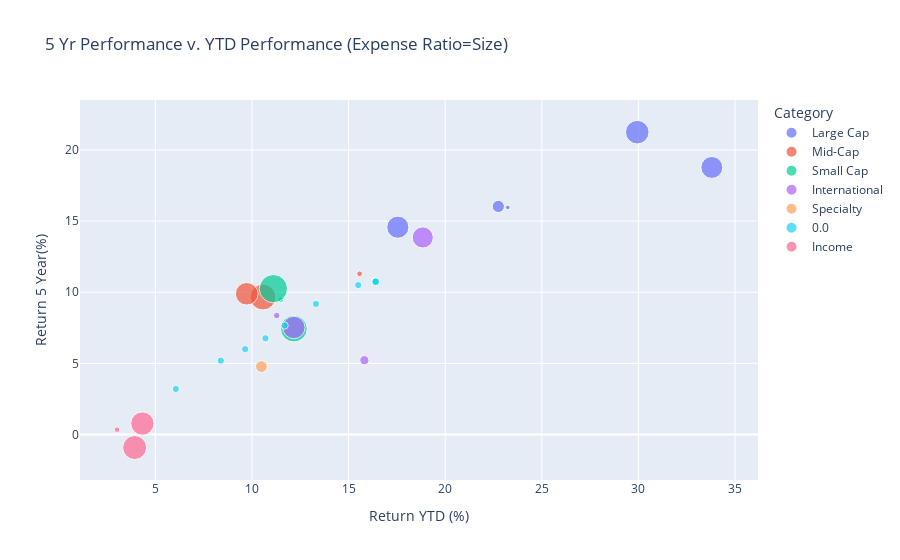

The cell this chart's notebook holds for it:
### Code cell
fig = px.scatter(fid401k_df, x="YTD", y="5 Year", color="Category",
                 size='Gross Expense Ratio', hover_data=['Name'],
                         labels={
                     "YTD": "Return YTD (%)",
                     "5 Year": "Return 5 Year(%)",
                 },
                title="5 Yr Performance v. YTD Performance (Expense Ratio=Size)")
            
fig.show()
fig.write_html("expense_perf_5yr.html")

### Figure 1 — Plotly figure (JSON) as saved in the notebook; plotly's stock layout.template omitted (floating-point values rounded to 4 significant figures)
{"data": [{"customdata": [["DODGE & COX STOCK X (DOXGX)"], ["FID 500 INDEX (FXAIX)"], ["FID CONTRAFUND K6 (FLCNX)"], ["JPM LG CAP GROWTH R6 (JLGMX)"], ["VAN FTSE SOC IDX ADM (VFTAX)"]], "hovertemplate": "Category=Large Cap<br>Return YTD (%)=%{x}<br>Return 5 Year(%)=%{y}<br>Gross Expense Ratio=%{marker.size}<br>Name=%{customdata[0]}<extra></extra>", "legendgroup": "Large Cap", "marker": {"color": "#636efa", "size": [0.46, 0.02, 0.45, 0.52, 0.14], "sizemode": "area", "sizeref": 0.001875, "symbol": "circle"}, "mode": "markers", "name": "Large Cap", "orientation": "v", "showlegend": true, "type": "scatter", "x": [17.55, 23.24, 33.8, 29.94, 22.75], "xaxis": "x", "y": [14.57, 15.96, 18.77, 21.25, 16.03], "yaxis": "y"}, {"customdata": [["AM CENT MD CP VAL R6 (AMDVX)"], ["EAGLE MID CAP GR F"], ["FID MID CAP IDX (FSMDX)"]], "hovertemplate": "Category=Mid-Cap<br>Return YTD (%)=%{x}<br>Return 5 Year(%)=%{y}<br>Gross Expense Ratio=%{marker.size}<br>Name=%{customdata[0]}<extra></extra>", "legendgroup": "Mid-Cap", "marker": {"color": "#EF553B", "size": [0.63, 0.48, 0.03], "sizemode": "area", "sizeref": 0.001875, "symbol": "circle"}, "mode": "markers", "name": "Mid-Cap", "orientation": "v", "showlegend": true, "type": "scatter", "x": [10.57, 9.73, 15.57], "xaxis": "x", "y": [9.66, 9.89, 11.3], "yaxis": "y"}, {"customdata": [["FID SM CAP IDX (FSSNX)"], ["FKLN SM CAP VAL ADV (FVADX)"], ["J H TRITON N (JGMNX)"]], "hovertemplate": "Category=Small Cap<br>Return YTD (%)=%{x}<br>Return 5 Year(%)=%{y}<br>Gross Expense Ratio=%{marker.size}<br>Name=%{customdata[0]}<extra></extra>", "legendgroup": "Small Cap", "marker": {"color": "#00cc96", "size": [0.03, 0.75, 0.67], "sizemode": "area", "sizeref": 0.001875, "symbol": "circle"}, "mode": "markers", "name": "Small Cap", "orientation": "v", "showlegend": true, "type": "scatter", "x": [11.49, 11.11, 12.17], "xaxis": "x", "y": [9.48, 10.25, 7.44], "yaxis": "y"}, {"customdata": [["AF EUROPAC GROWTH R6 (RERGX)"], ["AF NEW PERSPECT R6 (RNPGX)"], ["FID EMRG MKTS IDX (FPADX)"], ["FID INTL INDEX (FSPSX)"]], "hovertemplate": "Category=International<br>Return YTD (%)=%{x}<br>Return 5 Year(%)=%{y}<br>Gross Expense Ratio=%{marker.size}<br>Name=%{customdata[0]}<extra></extra>", "legendgroup": "International", "marker": {"color": "#ab63fa", "size": [0.47, 0.42, 0.08, 0.04], "sizemode": "area", "sizeref": 0.001875, "symbol": "circle"}, "mode": "markers", "name": "International", "orientation": "v", "showlegend": true, "type": "scatter", "x": [12.17, 18.84, 15.82, 11.28], "xaxis": "x", "y": [7.52, 13.85, 5.22, 8.36], "yaxis": "y"}, {"customdata": [["VAN REAL EST IDX ADM (VGSLX)"]], "hovertemplate": "Category=Specialty<br>Return YTD (%)=%{x}<br>Return 5 Year(%)=%{y}<br>Gross Expense Ratio=%{marker.size}<br>Name=%{customdata[0]}<extra></extra>", "legendgroup": "Specialty", "marker": {"color": "#FFA15A", "size": [0.13], "sizemode": "area", "sizeref": 0.001875, "symbol": "circle"}, "mode": "markers", "name": "Specialty", "orientation": "v", "showlegend": true, "type": "scatter", "x": [10.49], "xaxis": "x", "y": [4.77], "yaxis": "y"}, {"customdata": [["FID FDM IDX 2015 PRM (FFYPX)"], ["FID FDM IDX 2020 PRM (FKIPX)"], ["FID FDM IDX 2025 PRM (FLIPX)"], ["FID FDM IDX 2030 PRM (FMKPX)"], ["FID FDM IDX 2035 PRM (FNIPX)"], ["FID FDM IDX 2040 PRM (FPIPX)"], ["FID FDM IDX 2045 PRM (FQIPX)"], ["FID FDM IDX 2050 PRM (FRLPX)"], ["FID FDM IDX 2055 PRM (FTYPX)"], ["FID FDM IDX 2060 PRM (FUIPX)"], ["FID FDM IDX 2065 PRM (FVIPX)"], ["FID FDM IDX INC PRM (FAPIX)"]], "hovertemplate": "Category=0.0<br>Return YTD (%)=%{x}<br>Return 5 Year(%)=%{y}<br>Gross Expense Ratio=%{marker.size}<br>Name=%{customdata[0]}<extra></extra>", "legendgroup": "0.0", "marker": {"color": "#19d3f3", "size": [0.05, 0.05, 0.05, 0.05, 0.05, 0.05, 0.05, 0.05, 0.05, 0.05, 0.06, 0.05], "sizemode": "area", "sizeref": 0.001875, "symbol": "circle"}, "mode": "markers", "name": "0.0", "orientation": "v", "showlegend": true, "type": "scatter", "x": [8.39, 9.65, 10.7, 11.69, 13.31, 15.5, 16.38, 16.36, 16.36, 16.39, 16.41, 6.06], "xaxis": "x", "y": [5.19, 6, 6.76, 7.66, 9.18, 10.5, 10.74, 10.75, 10.73, 10.75, 10.74, 3.2], "yaxis": "y"}, {"customdata": [["FID US BOND IDX (FXNAX)"], ["PGIM GLB TOT RTN R6 (PGTQX)"], ["PIM TOTAL RT INST (PTTRX)"]], "hovertemplate": "Category=Income<br>Return YTD (%)=%{x}<br>Return 5 Year(%)=%{y}<br>Gross Expense Ratio=%{marker.size}<br>Name=%{customdata[0]}<extra></extra>", "legendgroup": "Income", "marker": {"color": "#FF6692", "size": [0.03, 0.54, 0.51], "sizemode": "area", "sizeref": 0.001875, "symbol": "circle"}, "mode": "markers", "name": "Income", "orientation": "v", "showlegend": true, "type": "scatter", "x": [3.02, 3.93, 4.33], "xaxis": "x", "y": [0.34, -0.92, 0.77], "yaxis": "y"}], "layout": {"legend": {"itemsizing": "constant", "title": {"text": "Category"}, "tracegroupgap": 0}, "title": {"text": "5 Yr Performance v. YTD Performance (Expense Ratio=Size)"}, "xaxis": {"anchor": "y", "domain": [0, 1], "title": {"text": "Return YTD (%)"}}, "yaxis": {"anchor": "x", "domain": [0, 1], "title": {"text": "Return 5 Year(%)"}}}}
